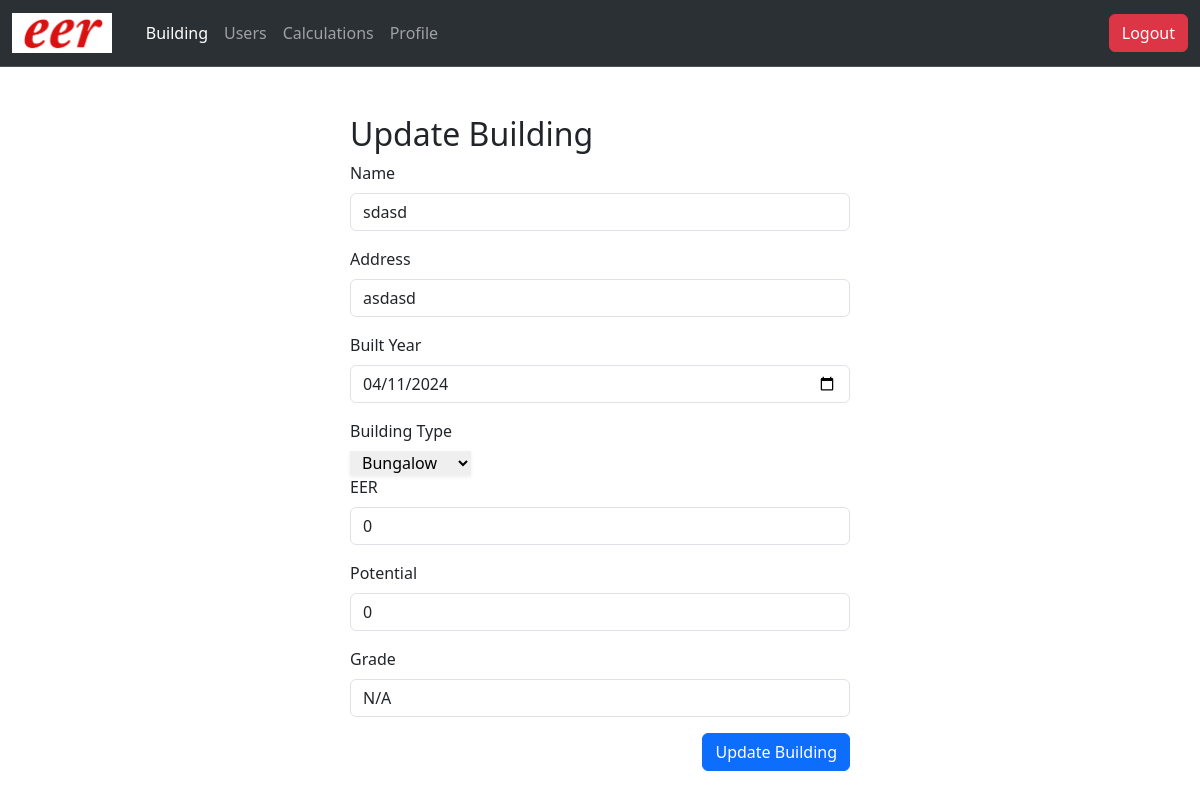
The app's page /landlord/edit_building.php?id=19 (signed in) with its own data.
### tables this page shows
CREATE TABLE `building` (
  `id` int(11) NOT NULL,
  `user_id` int(11) DEFAULT NULL,
  `name` text DEFAULT NULL,
  `BuildingAddress` varchar(1000) DEFAULT NULL,
  `Building_Type` text DEFAULT NULL,
  `built_year` date DEFAULT NULL,
  `eer` text DEFAULT NULL,
  `potential` text DEFAULT NULL,
  `grade` text DEFAULT NULL,
  `created_at` datetime DEFAULT NULL
);

### landlord/edit_building.php (the view, shortened to what this page needs)
<?php
include "../php/db.php";
  $id = $_GET['id'];
$calculations_data = mysqli_query($conn, "SELECT * FROM `building` WHERE `id`=$id");
$data = mysqli_fetch_assoc($calculations_data);
?>
<!doctype html>
<html lang="en">
  <head>
    <link href="https://cdn.jsdelivr.net/npm/bootstrap@5.3.3/dist/css/bootstrap.min.css" rel="stylesheet">
    <link rel="stylesheet" href="https://cdn.datatables.net/2.0.2/css/dataTables.dataTables.min.css">
</head>
<body>
    <?php include("header.php"); ?>
   <div style="max-width: 500px" class=" mx-auto mt-5">
    <div class="d-flex justify-content-between">
<div><h2>Update Building</h2></div>
    </div>
    <form method="post">
    <div class="mb-3">
    <label for="name" class="form-label">Name</label>
    <input type="text" name="name" class="form-control" id="name" value="<?=$data['name']?>" required>
  </div>
  <div class="mb-3">
    <label for="address" class="form-label">Address</label>
    <input type="text" name="address" class="form-control" id="address" value="<?=$data['BuildingAddress']?>" required>
  </div>
  <div class="mb-3">
    <label for="built_year" class="form-label">Built Year</label>
    <input type="date" name="built_year" class="form-control" id="built_year"  value="<?=$data['built_year']?>" required>
  </div>
  <div class="mb-3">
      <label for="Building_Type" class="block text-sm font-medium leading-6 text-gray-900">Building Type</label>
        <div class="mt-2">
      <select id="Building_Type" name="Building_Type" class="block w-full rounded-md border-0 py-1.5 px-2 text-gray-900 shadow-sm ring-1 ring-inset ring-gray-300 placeholder:text-gray-400 focus:ring-2 focus:ring-inset focus:ring-indigo-600 sm:text-sm sm:leading-6">
      <option value="Bungalow">Bungalow</option>
      </select>
    </div>
  <div class="mb-3">
    <label for="eer" class="form-label">EER</label>
    <input type="text" name="eer" class="form-control" id="eer"  value="<?=$data['eer']?>" required>
  </div>
  <div class="mb-3">
    <label for="potential" class="form-label">Potential</label>
    <input type="text" name="potential" class="form-control" id="potential"  value="<?=$data['potential']?>" required>
  </div>
  <div class="mb-3">
    <label for="grade" class="form-label">Grade</label>
    <input type="text" name="grade" class="form-control" id="grade"  value="<?=$data['grade']?>" required>
  </div>
  <div class="w-full d-flex justify-content-end">
  <button type="submit" name="update_building" class="btn btn-primary">Update Building</button>
  </div>
</form>
   </div>
   <?php include("footer.php"); ?>

### records on screen
building: name "sdasd", address "asdasd", built_year "04/11/2024", eer "0", potential "0", grade "N/A"
